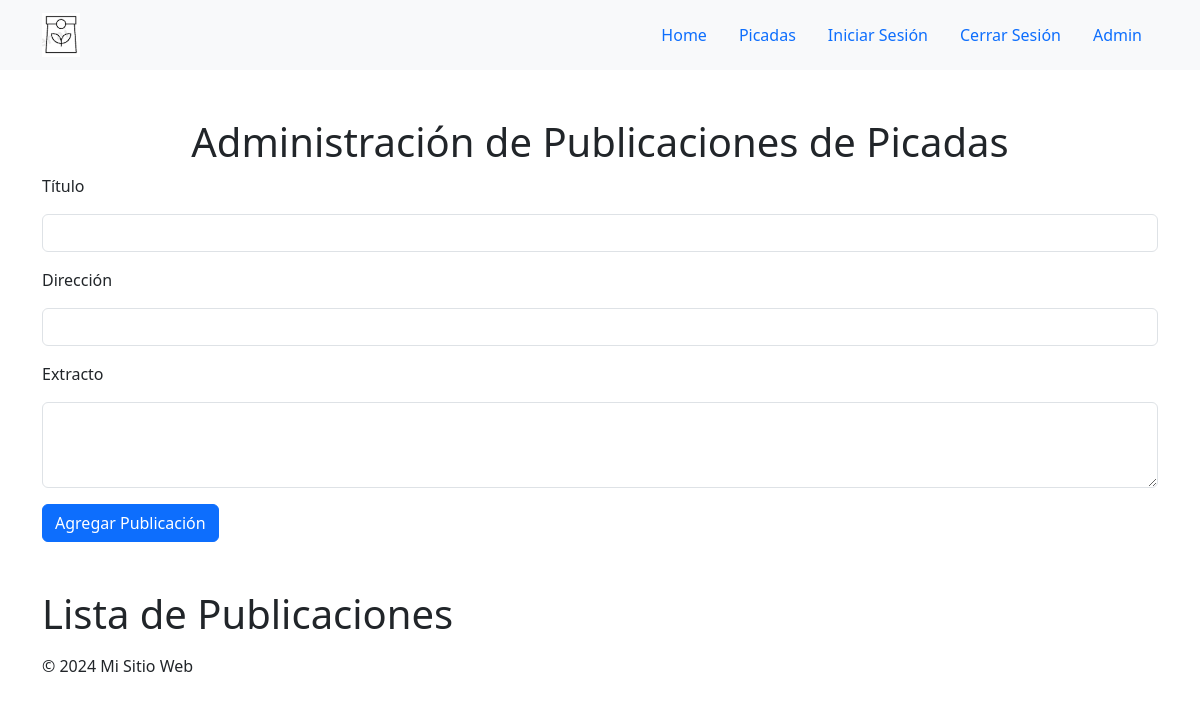
Before: /admin (signed in) with the older database file.
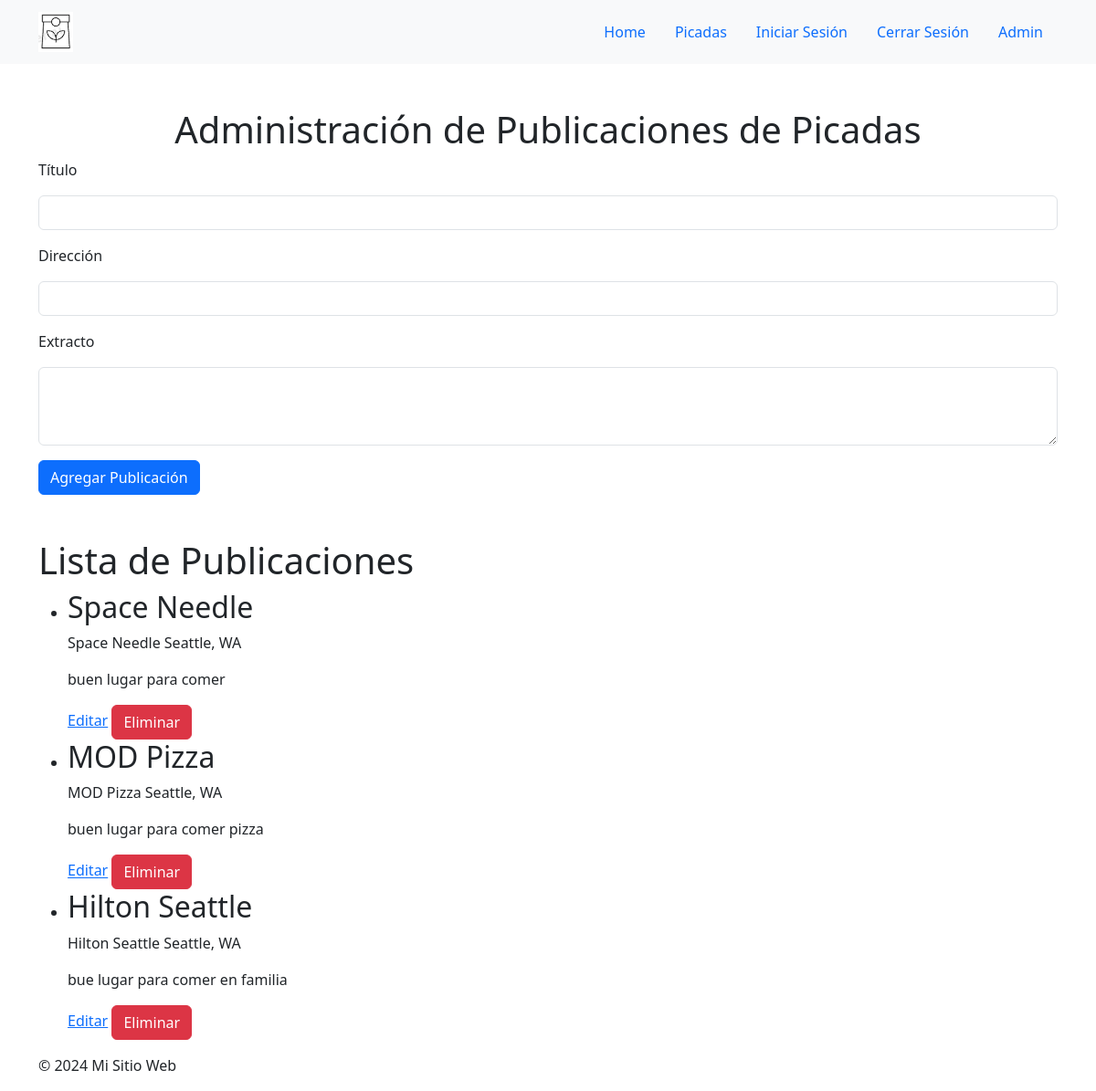
After: the same page with the newer database file.
### tables this page shows
CREATE TABLE posts (
    id INTEGER PRIMARY KEY AUTOINCREMENT,
    title TEXT NOT NULL,
    address TEXT NOT NULL,
    excerpt TEXT NOT NULL
);

### app.py (the view, shortened to what this page needs)
@app.route('/admin', methods=['GET', 'POST'])
@login_required
def admin():
    db = get_db()
    posts = db.execute('SELECT * FROM posts').fetchall()
    return render_template('admin.html', posts=posts)

### app.py (called while the page is built)
def get_db():
    conn = sqlite3.connect(app.config['DATABASE'])
    conn.row_factory = sqlite3.Row
    return conn

def login_required(f):
    @wraps(f)
    def decorated_function(*args, **kwargs):
        if 'logged_in' not in session:
            flash('Por favor, inicia sesión primero.', 'danger')
            return redirect(url_for('login'))
        return f(*args, **kwargs)
    return decorated_function

### templates/admin.html (shortened to what this page needs)
{% extends 'base.html' %}  {% block extra_head %} {% endblock %} {% block content %}
<div class="container mt-5">
  <h1 class="text-center">Administración de Publicaciones de Picadas</h1>
  <form method="POST" action="/admin" class="mb-5">
    <div class="form-group">
      <label for="title">Título</label>
      <input
        type="text"
        class="form-control my-3"
        id="title"
        name="title"
        required
      />
    </div>
    <div class="form-group">
      <label for="address">Dirección</label>
      <input
        type="text"
        class="form-control my-3"
        id="address"
        name="address"
        required
      />
    </div>
    <div class="form-group">
      <label for="excerpt">Extracto</label>
      <textarea
        class="form-control my-3"
        id="excerpt"
        name="excerpt"
        rows="3"
        required
      ></textarea>
    </div>
    <button type="submit" class="btn btn-primary">Agregar Publicación</button>
  </form>
  <h1>Lista de Publicaciones</h1>
  <ul>
    {% for post in posts %}
    <li>
      <h2>{{ post.title }}</h2>
      <p>{{ post.address }}</p>
      <p>{{ post.excerpt }}</p>
      <a href="{{ url_for('edit', id=post.id) }}">Editar</a>
      <form
        action="{{ url_for('delete', id=post.id) }}"
        method="POST"
        style="display: inline"
      >
        <button type="submit" class="btn btn-danger">Eliminar</button>
      </form>
    </li>
    {% endfor %}
  </ul>
</div>
{% endblock %}

### templates/base.html (shortened to what this page needs)
<!DOCTYPE html>
<html lang="es">
<head>
    <link rel="stylesheet" href="{{ url_for('static', filename='bootstrap.min.css') }}">
    <link rel="stylesheet" href="{{ url_for('static', filename='styles.css') }}">
</head>
<body>
    <header>
        <nav class="navbar bg-body-tertiary" id="primary-menu">
            <div class="container">
            <a class="navbar-brand menu" href="http://karenpicadas.local/">
                <img class="img-fluid w-25" src="{{ url_for('static', filename='images/logo.png') }}" alt="logo" width="100%" height="24" />
            </a>
                <ul class="nav">
                    <li class="nav-item">
                    <a  class="nav-link" href="{{ url_for('index') }}">Home</a>
                    </li>
                    <li class="nav-item">
                    <a  class="nav-link" href="{{ url_for('detail') }}">Picadas</a>
                    </li>
                    <li class="nav-item">
                    <a class="nav-link" href="{{ url_for('login') }}">Iniciar Sesión</a>
                    </li>
                        {% if session.get('logged_in') %}
                <li class="nav-item">
                    <a class="nav-link" href="{{ url_for('logout') }}">Cerrar Sesión</a>
                </li>
                 <li class="nav-item">
                    <a  class="nav-link" href="{{ url_for('admin') }}">Admin</a>
                    </li>
                {% endif %}
            </div>
        </nav>
    </header>
        {% block content %}{% endblock %}
    <footer class="footer">
        <div class="container">
            <p>&copy; 2024 Mi Sitio Web</p>
        </div>
    </footer>
</body>
</html>

### static/styles.css (style rules this page uses)
* { margin: 0; padding: 0; }
a img { object-fit: cover; }
.menu { list-style: none; text-decoration: none; color: #121212; }

Changed rows visible on the page:
added posts: title "Space Needle", address "Space Needle Seattle, WA", excerpt "buen lugar para comer"
added posts: title "MOD Pizza", address "MOD Pizza Seattle, WA", excerpt "buen lugar para comer pizza"
added posts: title "Hilton Seattle", address "Hilton Seattle Seattle, WA", excerpt "bue lugar para comer en familia"
